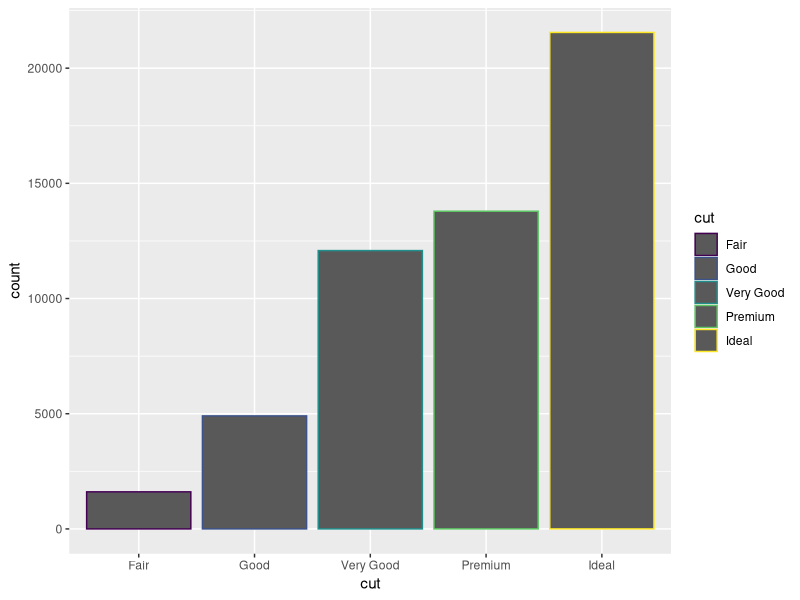
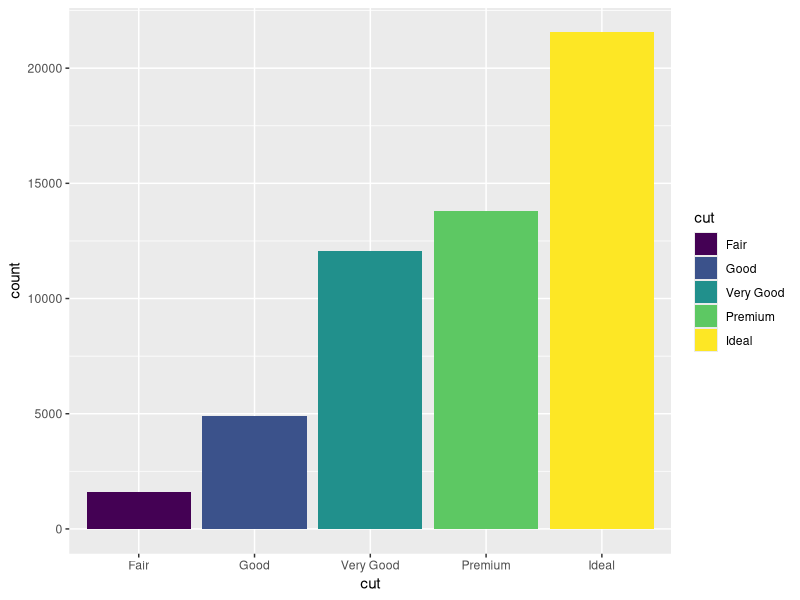
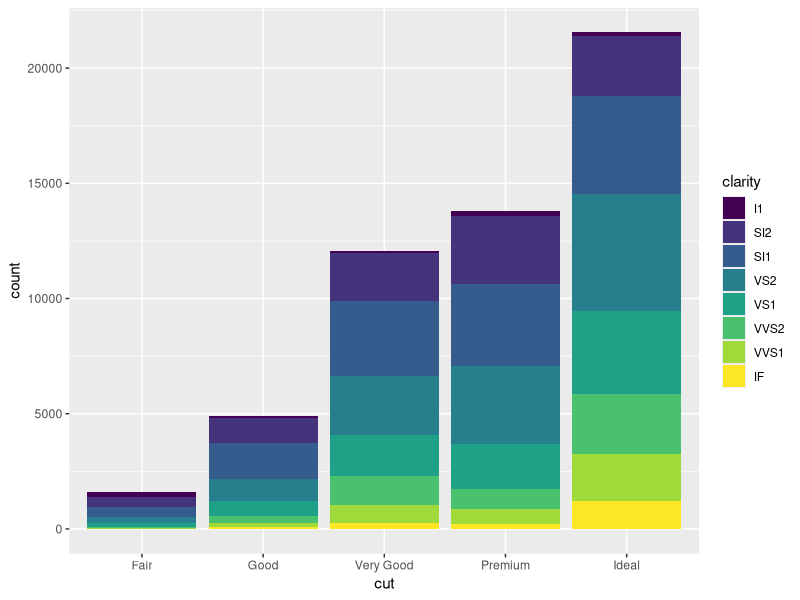

Write the R code that produced these figures, in order.
install.packages("tidyverse")
library(tidyverse)
library(ggplot2)

data("diamonds")
View(diamonds)
str(diamonds)

anyNA(diamonds)



ggplot(data = diamonds) +
  geom_bar(mapping = aes(x = cut, color = cut))

#filling with color
ggplot(data = diamonds) +
  geom_bar(mapping = aes(x = cut, fill = cut))

#let us clarity to get stacked bar charts
ggplot(data = diamonds) +
  geom_bar(mapping = aes(x = cut, fill = clarity))



